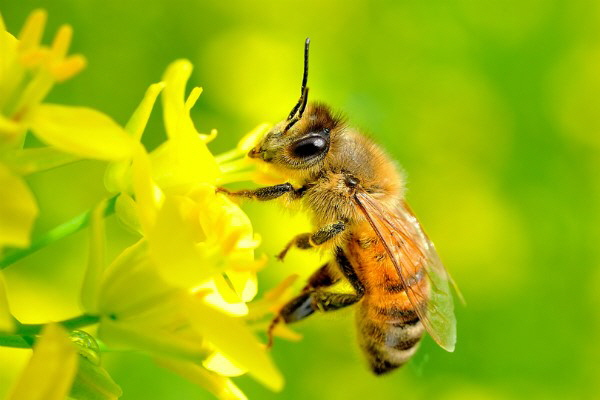
#> input picture 이미지 데이터 이해/img1.jpg, 600 x 400 px, given in place of swiss-army-ant.jpg, which was not available
$ jupyter execute '2. 기계 학습을 위한 이미지 데이터 이해.ipynb'   (shell and % lines are left out)   (text cells are left out)
#> lines starting #> are read from the running program, lines starting #| are printed output that depends on the picture; pictures that were not available may be replaced by others from this repository, and a replacement may not be noted
[cell 1]
import os
import cv2
import numpy as np
import pandas as pd
import matplotlib.pyplot as plt

[cell 2]
# 이미지 그레이 스케일로 load
img = cv2.imread('./ants/swiss-army-ant.jpg')
#> img is the input picture: shape (400, 600, 3); mean B, G, R 8.5, 184.4, 161.4
gray_img = cv2.cvtColor(img, cv2.COLOR_BGR2GRAY)
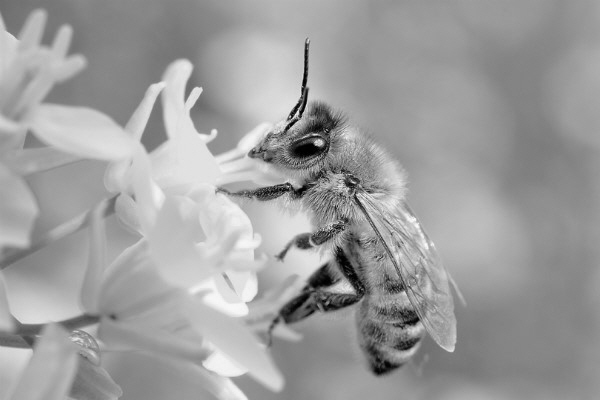
#> gray_img: shape (400, 600); min 0, max 250, mean 157.5
plt.imshow(img)
plt.show

[cell 3]
# 이미지 그레이 스케일로 가져오기
img = cv2.imread('./ants/swiss-army-ant.jpg')
gray_img = cv2.cvtColor(img, cv2.COLOR_BGR2GRAY)
plt.imshow(gray_img, cmap='gray')
plt.show()

gray_img = cv2.resize(gray_img, (128,128))
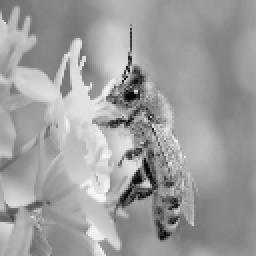
#> gray_img: shape (128, 128) (shown 2 times larger); min 0, max 247, mean 157.4
plt.imshow(gray_img, cmap='gray')
plt.show()

print(gray_img.shape)
#| (128, 128)
print(np.array(gray_img).flatten().tolist()[:10])
#| [108, 111, 113, 114, 113, 115, 118, 119, 118, 117]

[cell 4]
# 이미지 폴더 정의
dirs = ['ants', 'bees']

# 이미지에 대한 설명변수(픽셀값)와 목적변수(레이블)의 값을 저장할 리스트 생성
pixels = []
labels = []

# 이미지를 읽어와 필요한 모양으로 데이터 처리 후 리스트 저장
# enumerate(dirs): 연속형 데이터에서 index와 value 원소를 동시에 접근
for i, d in enumerate(dirs):
   # 파일명 취득
    files = os.listdir('./' + d)
    # print(files)

    for f in files:
        # 이미지를 그레이 스케일로 읽어오기
        img = cv2.imread('./' + d + "/" + f, 0)
#> img: shape (400, 600); min 0, max 251, mean 157.4

        # 이미지 크기를 128*128로 변경
        img = cv2.resize(img, (128, 128))
#> img: shape (128, 128)

        # 픽셀값 추가
        img = np.array(img).flatten().tolist()
#> img = 16384 values, max 248 at index 12593, min 0 at index 6081, mean 157.4
        pixels.append(img)

        # 이미지에 대한 레이블 리스트 추가
        labels.append(i)

[cell 5]
# 픽셀값을 DataFrame 형식으로 변환
pixels_df = pd.DataFrame(pixels)
#> pixels_df = table of 2 rows and 16384 columns
pixels_df = pixels_df/255 # 0~1(최소 최대 정규화)

# 레이블값을 DataFrame 형식으로 변환
labels_df = pd.DataFrame(labels, columns = ['label'])  # labels_df 줄에서 columns 오타 있습니다

# 위에서 만들어진 두 df를 수평결합(열 추가)
img_data = pd.concat([pixels_df, labels_df], axis = 1)
#> img_data = table of 2 rows and 16385 columns

display(img_data.head())
display(img_data.tail())

[cell 6]
# 이미지 폴더 정의
dirs = ['ants', 'bees']

# 이미지에 대한 설명변수(픽셀값)와 목적변수(레이블)의 값을 저장할 리스트 생성
pixels = []
labels = []

# 이미지를 읽어와 필요한 모양으로 데이터 처리 후 리스트 저장
for i, d in enumerate(dirs):
   # 파일명 취득
    files = os.listdir('./' + d)

    for f in files:
        img = cv2.imread('./' + d + "/" + f)# 이미지를 BGR 형식으로 읽어오기
        img = cv2.resize(img, (128, 128)) # 이미지 크기를 128*128로 변경
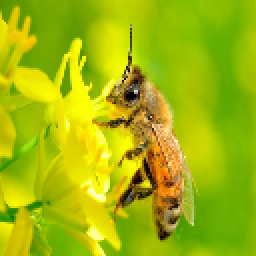
#> img: shape (128, 128, 3) (shown 2 times larger); mean B, G, R 8.4, 184.3, 161.3

        b,g,r = cv2.split(img)
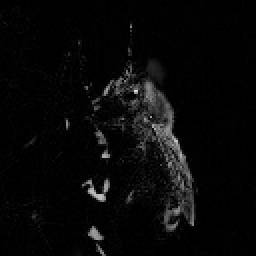
#> b: shape (128, 128) (shown 2 times larger); min 0, max 218, mean 8.4
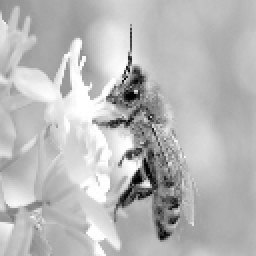
#> g: shape (128, 128) (shown 2 times larger); min 0, max 255, mean 184.3
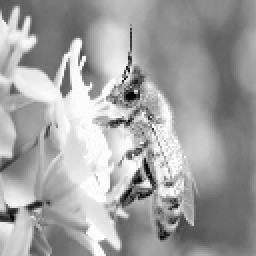
#> r: shape (128, 128) (shown 2 times larger); min 0, max 255, mean 161.3
        # 픽셀값을 flatten()로 1차원 배열 형식으로 변경/ tolist()를 이용해 리스트 형식으로 변경
        b = np.array(b).flatten().tolist()
#> b = 16384 values, max 218 at index 5827, min 0 at index 0, mean 8.41
        g = np.array(g).flatten().tolist()
#> g = 16384 values, max 255 at index 2982, min 0 at index 6209, mean 184.3
        r = np.array(r).flatten().tolist()
#> r = 16384 values, max 255 at index 4136, min 0 at index 6081, mean 161.3
        pixels.append(img) # 픽셀값 추가

        # 이미지에 대한 레이블 리스트 추가
        labels.append(i)

[cell 7]
# flatten()
x = np.array( [[10, 20], [22, 13], [55, 20]] )
print(type(x.flatten()), "\n", x.flatten())
print(type(x.flatten().tolist()),"\n", x.flatten().tolist())

[cell 8]
x = np.array( [[10, 20], [22, 13], [55, 20]] )
print(type(x.reshape(-1)), "\n", x.reshape(-1))
print(type(x.reshape(-1).tolist()),"\n", x.reshape(-1).tolist())

[cell 9]
# 이미지 폴더 정의
dirs = ['ants', 'bees']

# 이미지에 대한 설명변수(픽셀값)와 목적변수(레이블)의 값을 저장할 리스트 생성
pixelsC = []
labelsC = []

# 이미지를 읽어와 필요한 모양으로 데이터 처리 후 리스트 저장
for i, d in enumerate(dirs):
    # 파일명 취득
    files = os.listdir('./' + d)

    for f in files:
        img = cv2.imread('./' + d + "/" + f) # 이미지를 BGR 형식으로 읽어오기
        img = cv2.resize(img, (128, 128))  # 이미지 크기를 128*128로 변경

        b, g, r = cv2.split(img)  # 픽셀 값에서 B, G, R 분할

        # 픽셀값을 flatten()로 1차원 배열 형식으로 변경/tolist()를 이용해 리스트 형식으로 변경
        b = np.array(b).flatten().tolist()
        g = np.array(g).flatten().tolist()
        r = np.array(r).flatten().tolist()
        pixelsC.append( b + g + r)  # 픽셀값 추가

        # 이미지에 대한 레이블 리스트 추가
        labels.append(i)

[cell 10]
# 픽셀값을 DataFrame 형식으로 변환
pixelsC_df = pd.DataFrame(pixelsC)
#> pixelsC_df = table of 2 rows and 49152 columns
pixelsC_df = pixelsC_df/255  # 0~1(최소 최대 정규화)

# 레이블값을 DataFrame 형식으로 변환
labelsC_df = pd.DataFrame(labelsC, columns=['lable'])

# 위에서 만들어진 두 df를 수평결합(열 추가)
imgC_data = pd.concat([pixelsC_df, labelsC_df], axis=1)
#> imgC_data = table of 2 rows and 49153 columns
display(imgC_data.head())
display(imgC_data.tail())
